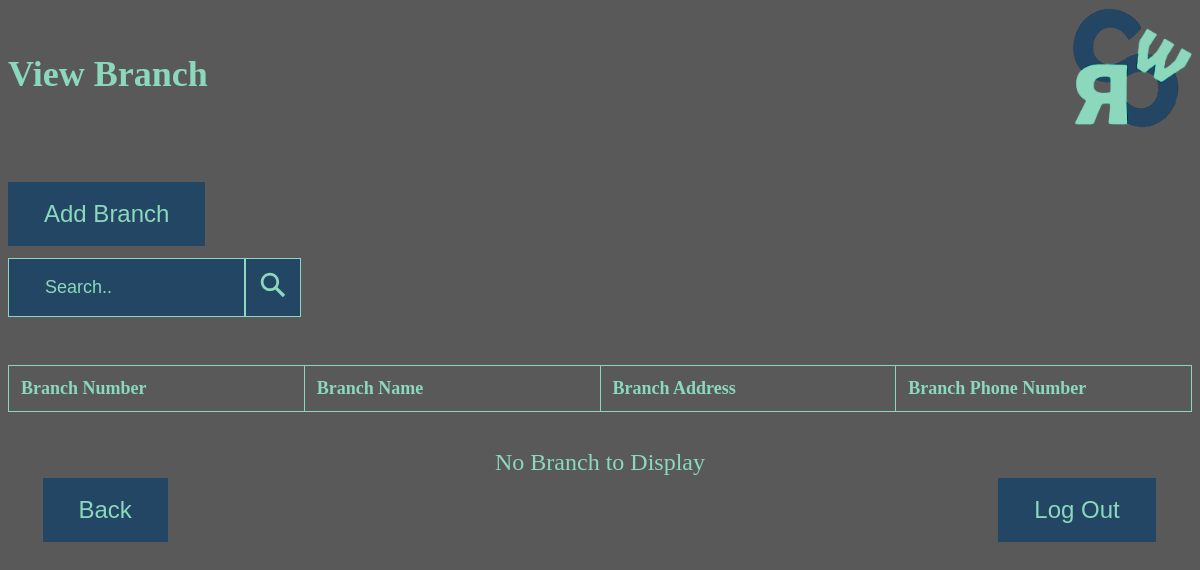
/cpsc471_project/owner_branch_view.php, run on an earlier commit of the app's database.
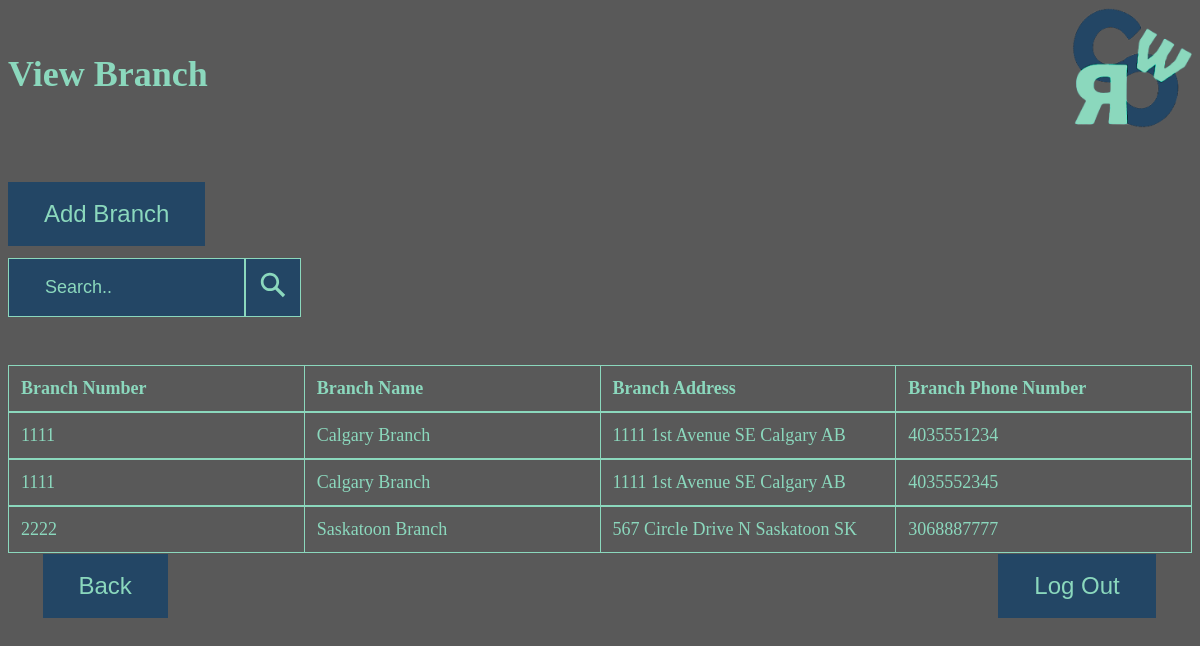
And on a later commit of the database.
### tables this page shows
CREATE TABLE `branch_phone_number` (
  `Branch_no` int(11) NOT NULL,
  `Phone_number` char(10) NOT NULL
);

CREATE TABLE `branch` (
  `Branch_no` int(11) NOT NULL,
  `Branch_name` varchar(20) DEFAULT NULL,
  `Street_no` int(11) DEFAULT NULL,
  `Street_name` varchar(25) DEFAULT NULL,
  `City` varchar(25) DEFAULT NULL,
  `Province` char(2) DEFAULT NULL,
  `Postal_code` char(6) DEFAULT NULL
);

### cpsc471_project/owner_branch_view.php (the view, shortened to what this page needs)
<!DOCTYPE html>
<html>
<head>
</head>
<body>
<div class="header">
<h1 style="font-size:3vw">
View Branch
</h1>
    <img src="logo.png" alt="logo" width=2vw height=2vw/>
</div>
<button class= "button" type="button" onclick="window.location.href='owner_branch_add.php'">Add Branch</button>
    <form action="owner_branch_view_post.php" class = "searchbar" method="post">
      <input type="search" placeholder="Search.." name="search">
     <button class = "searchbutton" class= "submitbutton" type="submit" name="submit" value="Submit">
      </button>
    </form>
  <br>
  <br>
  <table class="ins_table">
    <tr>
        <th>Branch Number</th>
        <th>Branch Name</th>
        <th>Branch Address</th>
        <th>Branch Phone Number </th>
</tr>
        </table>
        <table>
<?php
    $con = mysqli_connect("localhost","root","","cwcrs_db");
    $sql = "SELECT b.*, bp.Phone_Number FROM Branch AS b, branch_phone_number AS bp WHERE b.branch_no = bp.branch_no";
    $result = $con->query($sql);
    if ($result->num_rows > 0) {
        while($row = $result->fetch_assoc()) {
                echo "<table class='ins_table2'>
                        <tr>
                        <td>" . $row["Branch_no"] . "</td> <td>" . $row["Branch_name"] . "</td> <td>" .
                        $row["Street_no"] . " " . $row["Street_name"] . " " . $row["City"] . " " . $row["Province"] . "</td>  <td>" . $row["Phone_Number"] . "</td> </tr> </table>";
        }
      } else {
        echo "<br>";
        echo "<br>";
        echo "<table class='no_cust'>";
        echo "<tr>";
        echo "<td>";
        echo "No Branch to Display";
        echo "</td>";
        echo "</tr>";
        echo "</table>";
      }
?>
</table>
  <table class="bottom_table">
  <tr>
    <td>
    <button class= "backbutton" text-align=left type="button" onclick="window.location.href='owner_start.php'"> Back</button>
</td>
<td>
</td>
<td>
</td>
<td>
</td>
<td>
</td>
<td>
    <button class= "logoutbutton" type="button" onclick="window.location.href='login.php'"> Log Out</button>
</td>
</tr>
</table>
    </body>
    </html>

What changed in the data, as far as the page shows it:
added branch_phone_number: Branch_no.Branch_no "1111", Branch_no.Branch_name "Calgary Branch", Branch_no.Street_no "1111", Branch_no.Street_name "1st Avenue SE", Branch_no.City "Calgary", Branch_no.Province "AB", Phone_number "4035551234"
added branch_phone_number: Branch_no.Branch_no "1111", Branch_no.Branch_name "Calgary Branch", Branch_no.Street_no "1111", Branch_no.Street_name "1st Avenue SE", Branch_no.City "Calgary", Branch_no.Province "AB", Phone_number "4035552345"
added branch_phone_number: Branch_no.Branch_no "2222", Branch_no.Branch_name "Saskatoon Branch", Branch_no.Street_no "567", Branch_no.Street_name "Circle Drive N", Branch_no.City "Saskatoon", Branch_no.Province "SK", Phone_number "3068887777"
Also different on the page:
text no longer shown: "No Branch to Display"
